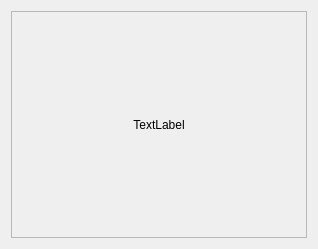
<?xml version="1.0" encoding="UTF-8"?>
<ui version="4.0">
 <class>dlgImage</class>
 <widget class="QDialog" name="dlgImage">
  <property name="geometry">
   <rect>
    <x>0</x>
    <y>0</y>
    <width>318</width>
    <height>249</height>
   </rect>
  </property>
  <property name="windowTitle">
   <string>Dialog</string>
  </property>
  <layout class="QGridLayout" name="gridLayout">
   <item row="0" column="0">
    <widget class="QScrollArea" name="scrollArea">
     <property name="widgetResizable">
      <bool>true</bool>
     </property>
     <widget class="QWidget" name="scrollAreaWidgetContents">
      <property name="geometry">
       <rect>
        <x>0</x>
        <y>0</y>
        <width>294</width>
        <height>225</height>
       </rect>
      </property>
      <layout class="QGridLayout" name="gridLayout_2">
       <item row="0" column="0">
        <widget class="myLabel" name="image">
         <property name="cursor">
          <cursorShape>CrossCursor</cursorShape>
         </property>
         <property name="mouseTracking">
          <bool>true</bool>
         </property>
         <property name="text">
          <string>TextLabel</string>
         </property>
         <property name="scaledContents">
          <bool>false</bool>
         </property>
         <property name="alignment">
          <set>Qt::AlignCenter</set>
         </property>
        </widget>
       </item>
      </layout>
     </widget>
    </widget>
   </item>
  </layout>
 </widget>
 <customwidgets>
  <customwidget>
   <class>myLabel</class>
   <extends>QLabel</extends>
   <header location="global">mylabel.h</header>
  </customwidget>
 </customwidgets>
 <resources/>
 <connections/>
</ui>
